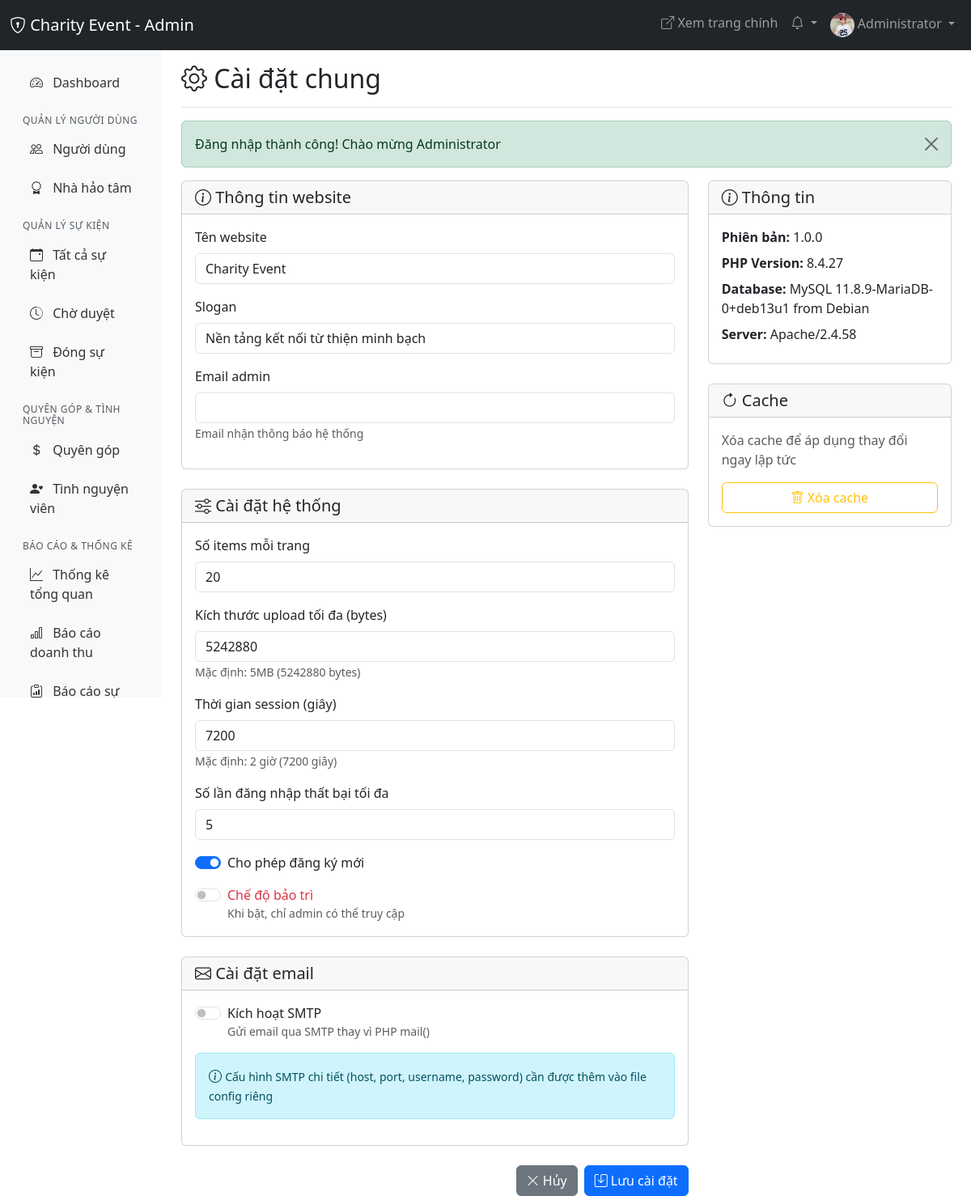
The page /admin/settings/general.php (signed in) on the database its author committed.
### tables this page shows
CREATE TABLE `system_settings` (
  `id` int(11) NOT NULL,
  `setting_key` varchar(100) NOT NULL,
  `setting_value` text DEFAULT NULL,
  `setting_type` enum('text','number','boolean','json') DEFAULT 'text',
  `category` varchar(50) DEFAULT NULL,
  `description` text DEFAULT NULL,
  `is_public` tinyint(1) DEFAULT 0,
  `updated_by` int(11) DEFAULT NULL,
  `updated_at` timestamp NOT NULL DEFAULT current_timestamp() ON UPDATE current_timestamp()
);

### config/db.php (called while the page is built, shortened)
<?php
function getFlashMessage() {
    if (isset($_SESSION['flash_message'])) {
        $type = $_SESSION['flash_type'] ?? 'info';
        $message = $_SESSION['flash_message'];
        return ['type' => $type, 'message' => $message];
    }
    return null;
}
?>

### admin/settings/general.php (the view, shortened to what this page needs)
<?php
require_once '../../config/db.php';
$pageTitle = 'Cài đặt chung';
$settings = [];
$stmt = $pdo->query("SELECT setting_key, setting_value, setting_type FROM system_settings WHERE category = 'general'");
while ($row = $stmt->fetch()) {
    $settings[$row['setting_key']] = [
        'value' => $row['setting_value'],
        'type' => $row['setting_type']
    ];
}
?>
<!DOCTYPE html>
<html lang="vi">
<head>
    <link href="https://cdn.jsdelivr.net/npm/bootstrap@5.3.0/dist/css/bootstrap.min.css" rel="stylesheet">
    <link rel="stylesheet" href="https://cdn.jsdelivr.net/npm/bootstrap-icons@1.11.0/font/bootstrap-icons.css">
</head>
<body>
    <?php include '../includes/admin_navbar.php'; ?>
    <div class="container-fluid">
        <div class="row">
            <?php include '../includes/admin_sidebar.php'; ?>
            <main class="col-md-9 ms-sm-auto col-lg-10 px-md-4">
                <div class="d-flex justify-content-between flex-wrap flex-md-nowrap align-items-center pt-3 pb-2 mb-3 border-bottom">
                    <h1 class="h2"><i class="bi bi-gear"></i> <?= $pageTitle ?></h1>
                </div>
                <?php
                $flash = getFlashMessage();
                if ($flash):
                ?>
                <div class="alert alert-<?= $flash['type'] ?> alert-dismissible fade show" role="alert">
                    <?= $flash['message'] ?>
                    <button type="button" class="btn-close" data-bs-dismiss="alert"></button>
                </div>
                <?php endif; ?>
                <div class="row">
                    <div class="col-lg-8">
                        <form method="POST">
                            <div class="card mb-4">
                                <div class="card-header">
                                    <h5 class="mb-0"><i class="bi bi-info-circle"></i> Thông tin website</h5>
                                </div>
                                <div class="card-body">
                                    <div class="mb-3">
                                        <label class="form-label">Tên website</label>
                                        <input type="text" class="form-control" name="site_name"
                                               value="<?= htmlspecialchars($settings['site_name']['value'] ?? '') ?>">
                                    </div>
                                    <div class="mb-3">
                                        <label class="form-label">Slogan</label>
                                        <input type="text" class="form-control" name="site_tagline"
                                               value="<?= htmlspecialchars($settings['site_tagline']['value'] ?? '') ?>">
                                    </div>
                                    <div class="mb-3">
                                        <label class="form-label">Email admin</label>
                                        <input type="email" class="form-control" name="admin_email"
                                               value="<?= htmlspecialchars($settings['admin_email']['value'] ?? '') ?>">
                                        <small class="text-muted">Email nhận thông báo hệ thống</small>
                                    </div>
                                </div>
                            </div>
                            <div class="card mb-4">
                                <div class="card-header">
                                    <h5 class="mb-0"><i class="bi bi-sliders"></i> Cài đặt hệ thống</h5>
                                </div>
                                <div class="card-body">
                                    <div class="mb-3">
                                        <label class="form-label">Số items mỗi trang</label>
                                        <input type="number" class="form-control" name="items_per_page"
                                               value="<?= htmlspecialchars($settings['items_per_page']['value'] ?? '20') ?>"
                                               min="10" max="100">
                                    </div>
                                    <div class="mb-3">
                                        <label class="form-label">Kích thước upload tối đa (bytes)</label>
                                        <input type="number" class="form-control" name="max_upload_size"
                                               value="<?= htmlspecialchars($settings['max_upload_size']['value'] ?? '5242880') ?>">
                                        <small class="text-muted">Mặc định: 5MB (5242880 bytes)</small>
                                    </div>
                                    <div class="mb-3">
                                        <label class="form-label">Thời gian session (giây)</label>
                                        <input type="number" class="form-control" name="session_lifetime"
                                               value="<?= htmlspecialchars($settings['session_lifetime']['value'] ?? '7200') ?>">
                                        <small class="text-muted">Mặc định: 2 giờ (7200 giây)</small>
                                    </div>
                                    <div class="mb-3">
                                        <label class="form-label">Số lần đăng nhập thất bại tối đa</label>
                                        <input type="number" class="form-control" name="max_login_attempts"
                                               value="<?= htmlspecialchars($settings['max_login_attempts']['value'] ?? '5') ?>"
                                               min="3" max="10">
                                    </div>
                                    <div class="form-check form-switch mb-3">
                                        <input class="form-check-input" type="checkbox" name="enable_registrations"
                                               id="enableRegistrations"
                                               <?= ($settings['enable_registrations']['value'] ?? 'true') === 'true' ? 'checked' : '' ?>>
                                        <label class="form-check-label" for="enableRegistrations">
                                            Cho phép đăng ký mới
                                        </label>
                                    </div>
                                    <div class="form-check form-switch">
                                        <input class="form-check-input" type="checkbox" name="maintenance_mode"
                                               id="maintenanceMode"
                                               <?= ($settings['maintenance_mode']['value'] ?? 'false') === 'true' ? 'checked' : '' ?>>
                                        <label class="form-check-label" for="maintenanceMode">
                                            <span class="text-danger">Chế độ bảo trì</span>
                                        </label>
                                        <small class="text-muted d-block">Khi bật, chỉ admin có thể truy cập</small>
                                    </div>
                                </div>
                            </div>
                            <div class="card mb-4">
                                <div class="card-header">
                                    <h5 class="mb-0"><i class="bi bi-envelope"></i> Cài đặt email</h5>
                                </div>
                                <div class="card-body">
                                    <div class="form-check form-switch mb-3">
                                        <input class="form-check-input" type="checkbox" name="smtp_enabled"
                                               id="smtpEnabled"
                                               <?= ($settings['smtp_enabled']['value'] ?? 'false') === 'true' ? 'checked' : '' ?>>
                                        <label class="form-check-label" for="smtpEnabled">
                                            Kích hoạt SMTP
                                        </label>
                                        <small class="text-muted d-block">Gửi email qua SMTP thay vì PHP mail()</small>
                                    </div>
                                    <div class="alert alert-info">
                                        <i class="bi bi-info-circle"></i>
                                        <small>Cấu hình SMTP chi tiết (host, port, username, password) cần được thêm vào file config riêng</small>
                                    </div>
                                </div>
                            </div>
                            <div class="d-flex justify-content-end gap-2">
                                <button type="reset" class="btn btn-secondary">
                                    <i class="bi bi-x-lg"></i> Hủy
                                </button>
                                <button type="submit" class="btn btn-primary">
                                    <i class="bi bi-save"></i> Lưu cài đặt
                                </button>
                            </div>
                        </form>
                    </div>
                    <div class="col-lg-4">
                        <div class="card mb-4">
                            <div class="card-header">
                                <h5 class="mb-0"><i class="bi bi-info-circle"></i> Thông tin</h5>
                            </div>
                            <div class="card-body">
                                <div class="mb-2">
                                    <strong>Phiên bản:</strong> 1.0.0
                                </div>
                                <div class="mb-2">
                                    <strong>PHP Version:</strong> <?= phpversion() ?>
                                </div>
                                <div class="mb-2">
                                    <strong>Database:</strong> MySQL <?= $pdo->query("SELECT VERSION()")->fetchColumn() ?>
                                </div>
                                <div class="mb-2">
                                    <strong>Server:</strong> <?= $_SERVER['SERVER_SOFTWARE'] ?>
                                </div>
                            </div>
                        </div>
                        <div class="card">
                            <div class="card-header">
                                <h5 class="mb-0"><i class="bi bi-arrow-clockwise"></i> Cache</h5>
                            </div>
                            <div class="card-body">
                                <p class="text-muted">Xóa cache để áp dụng thay đổi ngay lập tức</p>
                                <button class="btn btn-outline-warning w-100" onclick="clearCache()">
                                    <i class="bi bi-trash"></i> Xóa cache
                                </button>
                            </div>
                        </div>
                    </div>
                </div>
            </main>
        </div>
    </div>
</body>
</html>

### rows shown on the page
system_settings: site_name "Charity Event"
system_settings: site_tagline "Nền tảng kết nối từ thiện minh bạch"
system_settings: items_per_page "20"
system_settings: max_upload_size "5242880"
system_settings: setting_value "☑"

### other values the page prints
SITE_NAME "Charity Event"
$_SESSION['fullname'] "Administrator"
$pageTitle "Cài đặt chung"
$flash['message'] "Đăng nhập thành công! Chào mừng Administrator"
phpversion() "8.4.27"
$pdo->query("SELECT VERSION()")->fetchColumn() "11.8.9-MariaDB-0+deb13u1 from Debian"
$_SERVER['SERVER_SOFTWARE'] "Apache/2.4.58"
